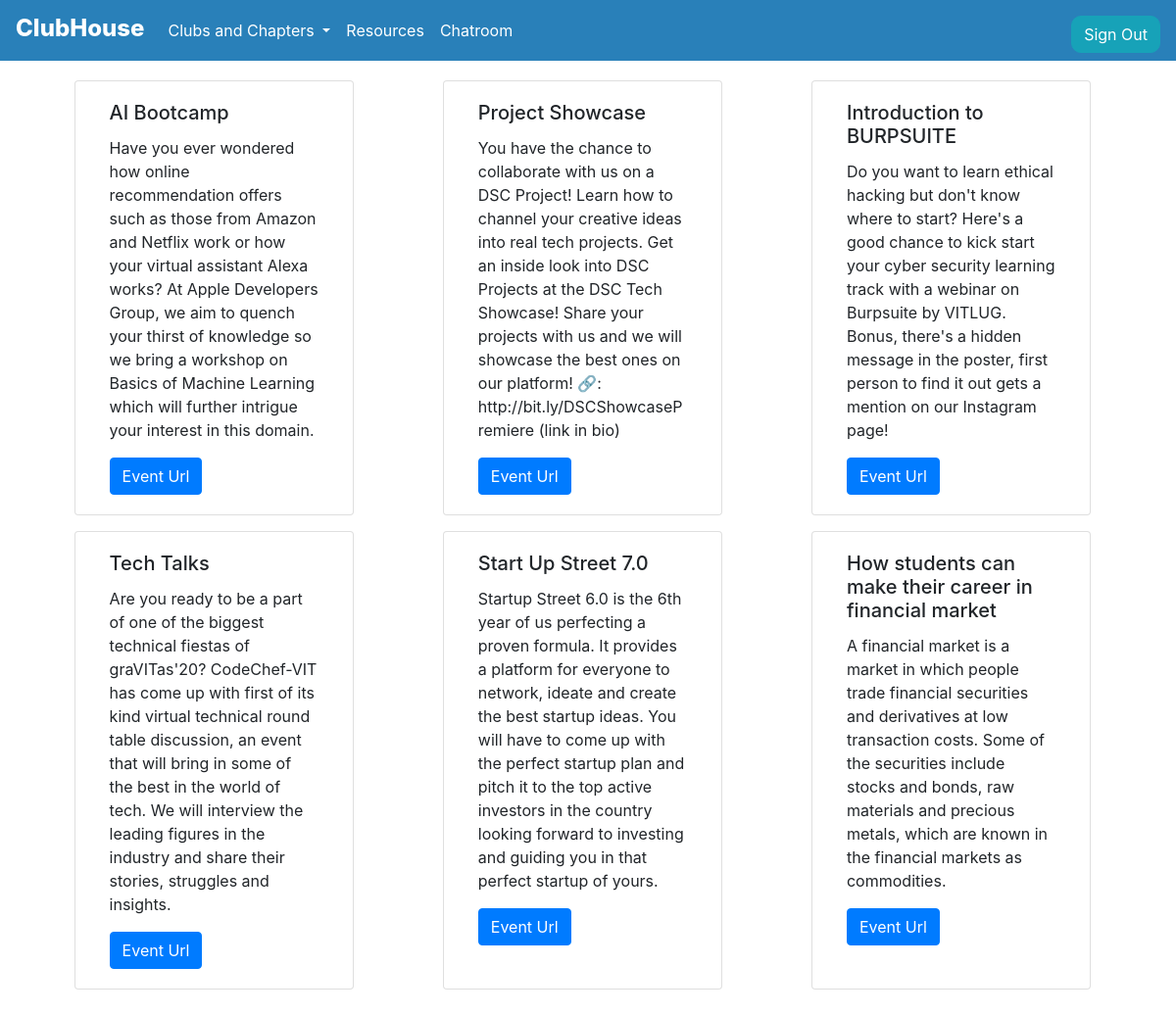
Page /clubs/events/ (signed in) on the committed database.
### clubs/models.py (models this page shows, shortened)
class ClubEvent(models.Model):
    club_name       = models.ForeignKey(ClubAccount, on_delete=models.CASCADE, null=True)
    event_name      = models.CharField(max_length=100 ,default='', null=False, primary_key=True)
    event_desc      = models.TextField(default='', max_length=1000, null=True)
    event_poster    = models.ImageField(upload_to=path_and_rename_events, default='', null=True, storage=gd_storage, blank=True)
    poster_url      = models.URLField(default='', null=True, blank=True)
    event_url       = models.URLField(default='', null=True)

### clubs/views.py (the view)
# urls.py: path('events/', views.events, name='events')
def events(request):
    instance = ClubEvent.objects.all()
    param = {'objects': instance}
    return render(request, 'clubs/events.html',param)

### clubs/templates/clubs/events.html (shortened to what this page needs)
<!doctype html>
<html lang="en">
<head>
    <link rel="stylesheet" href="https://stackpath.bootstrapcdn.com/bootstrap/4.5.0/css/bootstrap.min.css"
>
</head>
<body>
    <nav class="navbar navbar-expand-lg navbar-light bg-light sticky-top"
        style='color: white !important; background-color: #2980B9!important;'>
        <a class=" navbar-brand" style="color:white; font-weight: 800; font-size: 1.5rem; padding-top: 1px;"
            href="/">ClubHouse</a>
        <div class="collapse navbar-collapse" id="navbarSupportedContent">
            <ul class="navbar-nav mr-auto">
                <li class="nav-item dropdown">
                    <a class="nav-link dropdown-toggle" style="color:white" href="#" id="navbarDropdown" role="button"
                        data-toggle="dropdown" aria-haspopup="true" aria-expanded="false">
                        Clubs and Chapters
                    </a>
                </li>
                <li class="nav-item">
                    <a class="nav-link" href="/resources/" style="color:white">Resources</a>
                </li>
                <li class="nav-item">
                    <a class="nav-link" style="color:white" href="/chatroom/">Chatroom</a>
                </li>
            </ul>
        </div>
        {% if user.is_authenticated %}
        {% load i18n %}
        <form method="post" action="{% url 'account_logout' %}">
            <button type="submit" class=" srround btn btn-info b'width:100%tn-info mt-2">{% trans 'Sign Out' %}</button>
        </form>
        {% endif %}
    </nav>
    <div class="container box">
        <div class='row mt-3'>
            {% for i in objects %}
            <div class="card col-sm-3 even" style="width: 18rem;">
                <div class="card-body">
                  <h5 class="card-title">{{i.event_name}}</h5>
                  <p class="card-text">{{i.event_desc}}</p>
                  <a href="{{i.event_url}}" class="btn btn-primary">Event Url</a>
                </div>
              </div>
              {% if forloop.counter|divisibleby:3 %}
              </div>
              <div class='row mt-3'>
                {% endif %}
            {% endfor %}
            </div>
    </div>
</body>
</html>

### clubs/templates/clubs/events.html (style rules this page uses)
.collapse { transition-delay: 1s; }
.srround { border-radius: 10px; }
.box { margin:20px auto 10px auto; }
.even { margin: 0 4% 0 4%; }

### rows in the picture
ClubEvent: event_name "AI Bootcamp", event_desc "Have you ever wondered how online recommendation offers such as those from Amazon and Netflix work or how your virtual assistant Alexa works? At Apple Developers Group, we aim to quench your thirst of knowledge so we bring a workshop on Basics of Machine Learning which will further intrigue your interest in this domain."
ClubEvent: event_name "Project Showcase", event_desc "You have the chance to collaborate with us on a DSC Project! Learn how to channel your creative ideas into real tech projects. Get an inside look into DSC Projects at the DSC Tech Showcase! Share your projects with us and we will showcase the best ones on our platform! 🔗: http://bit.ly/DSCShowcasePremiere (link in bio)"
ClubEvent: event_name "Introduction to BURPSUITE", event_desc "Do you want to learn ethical hacking but don't know where to start? Here's a good chance to kick start your cyber security learning track with a webinar on Burpsuite by VITLUG. Bonus, there's a hidden message in the poster, first person to find it out gets a mention on our Instagram page!"
ClubEvent: event_name "Tech Talks", event_desc "Are you ready to be a part of one of the biggest technical fiestas of graVITas'20? CodeChef-VIT has come up with first of its kind virtual technical round table discussion, an event that will bring in some of the best in the world of tech. We will interview the leading figures in the industry and share their stories, struggles and insights."
ClubEvent: event_name "Start Up Street 7.0", event_desc "Startup Street 6.0 is the 6th year of us perfecting a proven formula. It provides a platform for everyone to network, ideate and create the best startup ideas. You will have to come up with the perfect startup plan and pitch it to the top active investors in the country looking forward to investing and guiding you in that perfect startup of yours."
ClubEvent: event_name "How students can make their career in financial market", event_desc "A financial market is a market in which people trade financial securities and derivatives at low transaction costs. Some of the securities include stocks and bonds, raw materials and precious metals, which are known in the financial markets as commodities."
